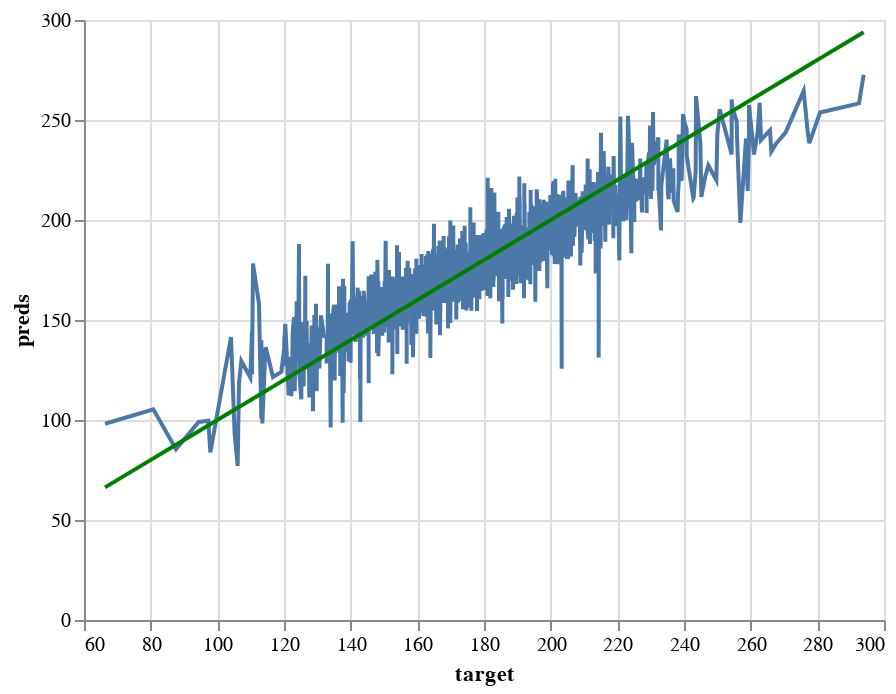

Notebook code for this chart:
### Code cell
# predictions vs target line charts on the train set
perfect_test_3 = alt.Chart(pd.DataFrame({'target': y_train_3, 'preds': y_train_3})).mark_line(color='green').encode(
    x='target',
    y='preds'
)

pred_chart_test_3 = alt.Chart(pd.DataFrame({'target': y_train_3, 'preds': y_train_preds_3})).mark_line().encode(
    x='target',
    y='preds'
  )

pred_chart_test_3 + perfect_test_3

### Figure 1 — Vega-Lite specification as saved in the notebook (floating-point values rounded to 4 significant figures; data arrays with more than 128 entries replaced by an {"elided": "..."} marker saying what was removed)
{"config": {"view": {"continuousWidth": 400, "continuousHeight": 300}}, "layer": [{"data": {"name": "data-905fc43a1afa65b8cbe1f2856b30b9c9"}, "mark": "line", "encoding": {"x": {"field": "target", "type": "quantitative"}, "y": {"field": "preds", "type": "quantitative"}}}, {"data": {"name": "data-bf78e41ea337c5e97d8b2ba65c1ec9dc"}, "mark": {"type": "line", "color": "green"}, "encoding": {"x": {"field": "target", "type": "quantitative"}, "y": {"field": "preds", "type": "quantitative"}}}], "$schema": "https://vega.github.io/schema/vega-lite/v4.17.0.json", "datasets": {"data-905fc43a1afa65b8cbe1f2856b30b9c9": {"elided": "1926 records"}, "data-bf78e41ea337c5e97d8b2ba65c1ec9dc": {"elided": "1926 records"}}}
